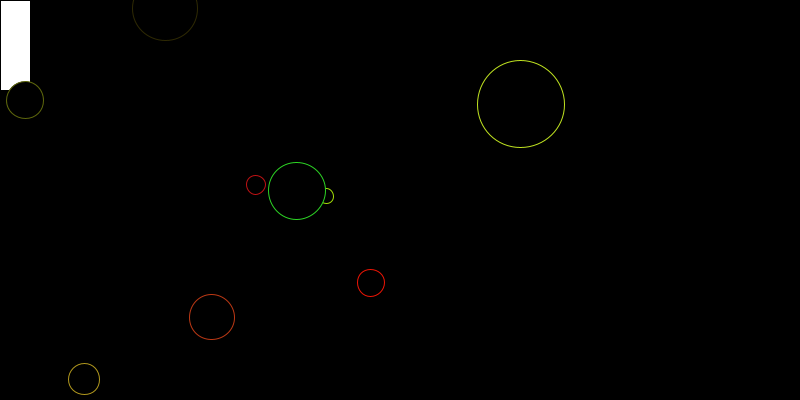
Frame 1 (no input)
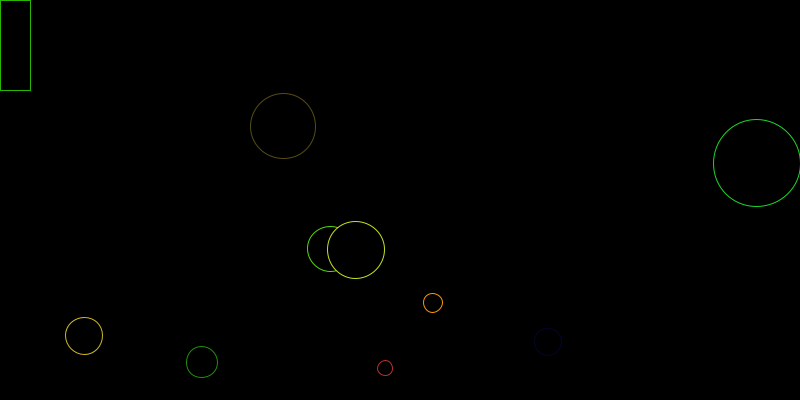
Frame 60 (the mouse pressed at the canvas centre just before this capture)
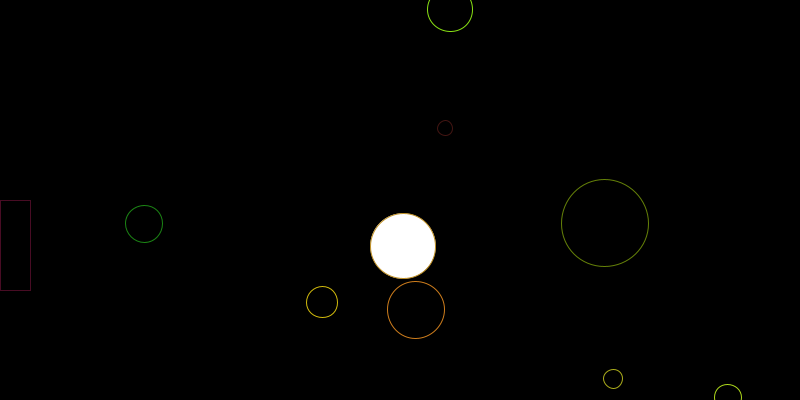
Frame 120 (the mouse held since frame 60 and released just before this capture)

The Processing sketch that drew these frames (run headless with seeded random() and noise(); from frame 60 on, the mouse is pressed at the canvas centre):

// Processing sketch: processing_113441
// ── processing_113441.pde

// Array of bouncing balls, pt. 4
// Create a new function inside Ball class to make it interactive

Ball[] ballArray;
// set a variable to change the number of balls
int numBalls = 9;

void setup(){
  size(800, 400);
  
  ballArray = new Ball[numBalls];

  for(int i=0; i<ballArray.length; i++){
     ballArray[i] = new Ball();
  } 
}

void draw(){
  background(0);
rect(0, mouseY, 30,90);
  
  for(int i=0; i < ballArray.length; i++){
     ballArray[i].update();
     ballArray[i].checkPos();
     ballArray[i].display();
  } 
}

void mouseClicked(){
  for(int i=0; i<ballArray.length; i++){
     ballArray[i] = new Ball();
  } 
}

// HOMEWORK = make a game.
// Ball Class
class Ball {

  // Every ball needs these values
  int posX;
  int posY;
  int speedX;
  int speedY;
  float size;
  
  color fillColor = color(0);
  

  // create the ball object with starting values
  Ball() {
     posX = int(random(0,width));
     posY = int(random(0,height));
     speedX = int(random(1,5));
     speedY = int(random(1,5));
     size = random(10,100);
  }
  
  // move the ball and check its position
  void update() {
    posX += speedX;
    posY += speedY;
    
    if (posX >= width ) {
      speedX *= -1;
    }
    //if (posX >= width || posX <= rect(0, mouseY, 30,90) {
    // speedX *= -1;
   // }

    if (posY >= height || posY <=0) {
      speedY *= -1;
    }
  }
  
  void checkPos() {
    if( dist(mouseX, mouseY, posX, posY) < size/2) {
      fillColor = color(255);
    } 
  }

  // draw the ball
  void display() {
    fill(fillColor);
    stroke(int(random(0,255)), int(random(0,255)), int(random(0,50)));
    ellipse( posX, posY, size, size );
  }
  
}
